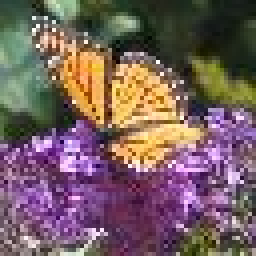
#> input picture dataset2/test/butterfly/n02279972_116.JPEG, 64 x 64 px, given as the content of the folder dataset2/train/, which was not available (shown 4 times larger)
$ jupyter execute --allow-errors '4_3P project_kmeans_v2-Loop.ipynb'   (text cells are left out)
#> lines starting #> are read from the running program, lines starting #| are printed output that depends on the picture; pictures that were not available may be replaced by others from this repository, and a replacement may not be noted
[cell 1]
# PLEASE START BY LOOKING AT THE 4TH CELL

## Set up

import numpy as np
import cv2 as cv
import os
import time
import matplotlib.pyplot as plt
from sklearn.cluster import KMeans
from sklearn import metrics
from scipy.spatial.distance import cdist
from sklearn.metrics import accuracy_score,confusion_matrix
from sklearn.neighbors import KNeighborsClassifier
from sklearn.metrics import plot_confusion_matrix
from sklearn import svm
from sklearn.ensemble import AdaBoostClassifier
import random

## any imports go here

[cell 2]
# [39 lines of commented-out code are left out]

[cell 3]
# [36 lines of commented-out code are left out]

[cell 4]
# Starting here from 4.1
# 1. Bag-of-Words (BoW) model

import numpy as np
import cv2 as cv
from sklearn.cluster import KMeans
class Dictionary(object):
    def __init__(self, name, img_filenames, num_words):
        self.name = name #name of your dictionary
        self.img_filenames = img_filenames #list of image filenames
        self.num_words = num_words #the number of words

        self.training_data = [] #this is the training data required by the K-Means algorithm
        self.words = [] #list of words, which are the centroids of clusters

    def learn(self):
        sift = cv.xfeatures2d.SIFT_create()

        num_keypoints = [] #this is used to store the number of keypoints in each image

        #load training images and compute SIFT descriptors
        for filename in self.img_filenames:
            img = cv.imread(filename)
            img_gray = cv.cvtColor(img, cv.COLOR_BGR2GRAY)
            list_des = sift.detectAndCompute(img_gray, None)[1]
            if list_des is None:
                num_keypoints.append(0)
            else:
                num_keypoints.append(len(list_des))
                for des in list_des:
                    self.training_data.append(des)

        #cluster SIFT descriptors using K-means algorithm
        kmeans = KMeans(self.num_words) #num_words is number of clusters
        kmeans.fit(self.training_data)
        self.words = kmeans.cluster_centers_

        #create word histograms for training images
        training_word_histograms = [] #list of word histograms of all training images
        index = 0
        for i in range(0, len(self.img_filenames)):
            #for each file, create a histogram
            histogram = np.zeros(self.num_words, np.float32)
            #if some keypoints exist
            if num_keypoints[i] > 0:
                for j in range(0, num_keypoints[i]):
                    histogram[kmeans.labels_[j + index]] += 1
                index += num_keypoints[i]
                histogram /= num_keypoints[i]
                training_word_histograms.append(histogram)

        return training_word_histograms

    def create_word_histograms(self, img_filenames):
        sift = cv.xfeatures2d.SIFT_create()
        histograms = []

        for filename in img_filenames:
            img = cv.imread(filename)
            img_gray = cv.cvtColor(img, cv.COLOR_BGR2GRAY)
            descriptors = sift.detectAndCompute(img_gray, None)[1]

            histogram = np.zeros(self.num_words, np.float32) #word histogram for the input image

            if descriptors is not None:
                for des in descriptors:
                    #find the best matching word
                    min_distance = 1111111 #this can be any large number
                    matching_word_ID = -1 #initial matching_word_ID=-1 means no matching

                    for i in range(0, self.num_words): #search for the best matching word
                        distance = np.linalg.norm(des - self.words[i])
                        if distance < min_distance:
                            min_distance = distance
                            matching_word_ID = i

                    histogram[matching_word_ID] += 1

                histogram /= len(descriptors) #normalise histogram to frequencies

            histograms.append(histogram)

        return histograms

[cell 5]
# Creating list of file names and labels of all training images


# class_labels = ['chief_wiggum', 'comic_book_guy', 'mayor_quimby','principal_skinner']

path = 'dataset2/'

subpaths = ["/test/","/train/","/validate/"]
class_labels = os.listdir(path+subpaths[1])
print(class_labels)

training_file_names = []
training_labels = []
for i in range(0, len(class_labels)):
    sub_path = path + 'train/' + class_labels[i] + '/'
    sub_file_names = [os.path.join(sub_path, f) for f in os.listdir(sub_path)]
    sub_labels = [i] * len(sub_file_names)
    training_file_names += sub_file_names
    training_labels += sub_labels

# Creating list of file names and labels of all validation images
validate_file_names = []
validate_labels = []
for i in range(0, len(class_labels)):
    sub_path = path + 'validate/' + class_labels[i] + '/'
    sub_file_names = [os.path.join(sub_path, f) for f in os.listdir(sub_path)]
    sub_labels = [i] * len(sub_file_names)
    validate_file_names += sub_file_names
    validate_labels += sub_labels

# Creating list of file names and labels of all test images
test_file_names = []
test_labels = []
for i in range(0, len(class_labels)):
    sub_path = path + 'test/' + class_labels[i] + '/'
    sub_file_names = [os.path.join(sub_path, f) for f in os.listdir(sub_path)]
    sub_labels = [i] * len(sub_file_names)
    test_file_names += sub_file_names
    test_labels += sub_labels

[cell 6]
print(training_file_names)
print(training_labels)
print(validate_file_names)
print(validate_labels)
print(test_file_names)
print(test_labels)

[cell 7]
# Sample of Training Images
num_rows = np.shape(training_file_names)[0]
images = []
image_class = []

#> (the rest of this cell did not finish here and is left out)

[cell 8]
# Building an Image Recognition System


sift = cv.xfeatures2d.SIFT_create()
num_keypoints = [] #this is used to store the number of keypoints in each image
training_data = []

#load training images and compute SIFT descriptors
for filename in training_file_names:
    img = cv.imread(filename)
#> img is the input picture: shape (64, 64, 3); mean B, G, R 95.6, 95.5, 118.6
    img_gray = cv.cvtColor(img, cv.COLOR_BGR2GRAY)
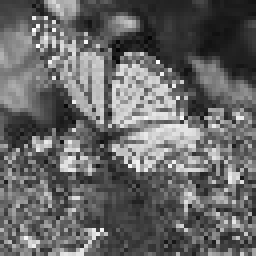
#> img_gray: shape (64, 64) (shown 4 times larger); min 4, max 254, mean 102.4
    list_des = sift.detectAndCompute(img_gray, None)[1]
    if list_des is None:
        num_keypoints.append(0)
    else:
        num_keypoints.append(len(list_des))
        for des in list_des:
            training_data.append(des)
#> this loop made 66 passes
#> after the loop, training_data = 66 items

[cell 9]
# [30 lines of commented-out code are left out]

[cell 10]
sse = []
list_k = list(range(1, 100))
start_time = time.time()
#> (the rest of this cell did not finish here and is left out)

[cell 11]
# NOTE: ONCE WE GET THE BEST K FROM HERE, WE CAN SIMPLY RUN 4.1 FOR THAT K VALUE BY REPLACING num_words

# BoW model and creating dictionary.

# best accuracy
best_accuracy = 0
best_num_words = 0
best_model = ""

#> (the rest of this cell did not finish here and is left out)


    # Learning the dictionary
    training_word_histograms = dictionary.learn()
#> the loop in learn, `for des in list_des:` made 66 passes
#> the loop in learn, `for i in range(0, len(self.img_filenames)):` made 1 pass
#> (index, histogram) on pass 1: (66, [1])
#> after the loop in learn, `for i in range(0, len(self.img_filenames)):`: index = 66; training_word_histograms = [[1]]

    # Save the dictionary into file once the training is complete and reloading it for use without retraining
    # import pickle
    # #save dictionary
    # with open('dictionary.dic', 'wb') as f: #'wb' is for binary write
    #     pickle.dump(dictionary, f)


    # we now have a built dictionary

    # build the validation set file names and corresponding labels

    # array to store the image paths
    validate_file_names = []
    # array for true labels based on the folder name
    validate_labels = []

    for subdir, dirs, files in os.walk('dataset2/validate/'):
        for file in files:
            filepath = subdir+'/'+file
            validate_file_names.append(filepath)
            for i in class_labels:
                if subdir == ('dataset2/validate/'+i):
                    validate_labels.append(class_labels.index(i))

    # extract the word histogram for the images
    word_histograms = dictionary.create_word_histograms(validate_file_names)
#> the loop in create_word_histograms, `for des in descriptors:` made 66 passes
#> after the loop in create_word_histograms, `for des in descriptors:`: histogram = [66]
#> in create_word_histograms, `histogram /= len(descriptors)`: histogram = [1]
#> `word_histograms = dictionary.create_word_histograms(validate_file_names)`: word_histograms = [[1]]

    # iterate through different numbers of nearest neighbours
    num_nearest_neighbours = [5, 10, 15, 20, 25, 30]

    for n in num_nearest_neighbours:
        knn = KNeighborsClassifier(n_neighbors = n)
        # Train on TRAINING set
        knn.fit(training_word_histograms, training_labels)
        predicted_labels = knn.predict(word_histograms)
#         print(n,'nearest neighbours:')
#         print(' Accuracy :~',100*np.round(accuracy_score(validate_labels, predicted_labels),5),'%')
        if accuracy_score(validate_labels, predicted_labels) > best_accuracy:
            best_accuracy = accuracy_score(validate_labels, predicted_labels)
            best_model = "knn"
            best_num_words = num_words

    # iterate through different C values
    C = [0.1, 1, 10, 100,200]

    for i in C:
        svm_classifier = svm.SVC(C = i, kernel = 'linear')
        # Train on TRAINING set
        svm_classifier.fit(training_word_histograms, training_labels)
        predicted_labels = svm_classifier.predict(word_histograms)
#         print('C value =', i,':')
#         print(' Accuracy :~',100*np.round(accuracy_score(validate_labels, predicted_labels),5),'%')
        if accuracy_score(validate_labels, predicted_labels) > best_accuracy:
            best_accuracy = accuracy_score(validate_labels, predicted_labels)
            best_model = "svm"
            best_num_words = num_words

    # iterate through different n_estimators
    n_estimators = [50, 100, 150, 200, 250]

    for i in n_estimators:
        adb_classifier = AdaBoostClassifier(n_estimators = i, #weak classifiers
                                            random_state = 0)
        # Train on TRAINING set
        adb_classifier.fit(training_word_histograms, training_labels)
        predicted_labels = adb_classifier.predict(word_histograms)
#         print('Number of estimators =', i,':')
#         print(' Accuracy :~',100*np.round(accuracy_score(validate_labels, predicted_labels),5),'%')
        if accuracy_score(validate_labels, predicted_labels) > best_accuracy:
            best_accuracy = accuracy_score(validate_labels, predicted_labels)
            best_model = "adaboost"
            best_num_words = num_words
    print("iteration num_words =",num_words)
    print(" best num_words =",best_num_words, ", model=",best_model, ", accuracy=", best_accuracy)
    print("")
print("------")
print("Best Case:")
print("\nnum_words =",best_num_words)
print("model=",best_model)
print("accuracy=", best_accuracy)

[cell 12]
# Optional load of the dictionary
# import pickle #you may not need to import it if this has been done
# with open('dictionary.dic', 'rb') as f: #'rb' is for binary read
#     dictionary = pickle.load(f)

[cell 13]
# build the test set file names and corresponding labels

# array to store the image paths
test_file_names = []
# array for true labels based on the folder name
test_labels = []

for subdir, dirs, files in os.walk('dataset/test/'):
    for file in files:
        filepath = subdir+'/'+file
        test_file_names.append(filepath)
        for i in class_labels:
            if subdir == ('dataset/test/'+i):
                test_labels.append(class_labels.index(i))
#> pass 3 of the loop `for subdir, dirs, files in os.walk('dataset/test/'):`:

# extract the word histogram for the images
test_word_histograms = dictionary.create_word_histograms(test_file_names)
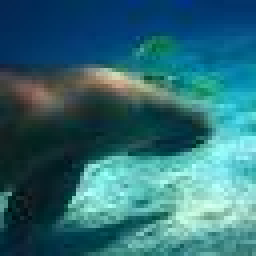
#> input picture dataset2/test/dugong/n02074367_156.JPEG, 64 x 64 px (shown 4 times larger)
#> in create_word_histograms, img is the input picture: shape (64, 64, 3); mean B, G, R 116.9, 107.3, 47.2
#> in create_word_histograms (call 2), `img_gray = cv.cvtColor(img, cv.COLOR_BGR2GRAY)`:
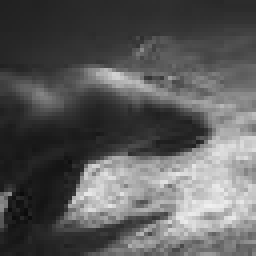
#> img_gray: shape (64, 64) (shown 4 times larger); min 11, max 240, mean 90.4
#> the loop in create_word_histograms (call 2), `for des in descriptors:` made 28 passes
#> after the loop in create_word_histograms (call 2), `for des in descriptors:`: histogram = [28]
#> in create_word_histograms (call 2), `histogram /= len(descriptors)`: histogram = [1]
#> pass 3 of the loop in create_word_histograms, `for filename in img_filenames:`:
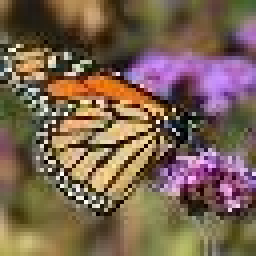
#> input picture dataset2/test/butterfly/n02279972_246.JPEG, 64 x 64 px (shown 4 times larger)
#> in create_word_histograms, img is the input picture: shape (64, 64, 3); mean B, G, R 81.2, 99, 122.3
#> in create_word_histograms (call 2), `img_gray = cv.cvtColor(img, cv.COLOR_BGR2GRAY)`:
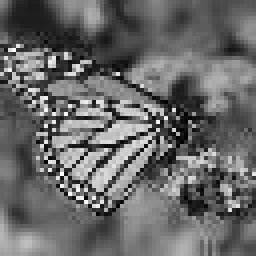
#> img_gray: shape (64, 64) (shown 4 times larger); min 1, max 254, mean 103.9
#> the loop in create_word_histograms (call 2), `for des in descriptors:` made 46 passes
#> after the loop in create_word_histograms (call 2), `for des in descriptors:`: histogram = [46]
#> in create_word_histograms (call 2), `histogram /= len(descriptors)`: histogram = [1]
#> the loop made 4 passes; the first 3 are shown
